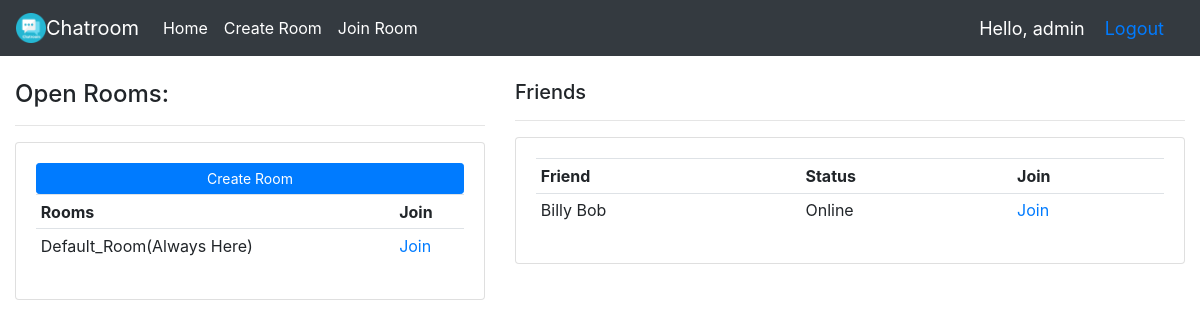
Before: /home/ (signed in) with the older database file.
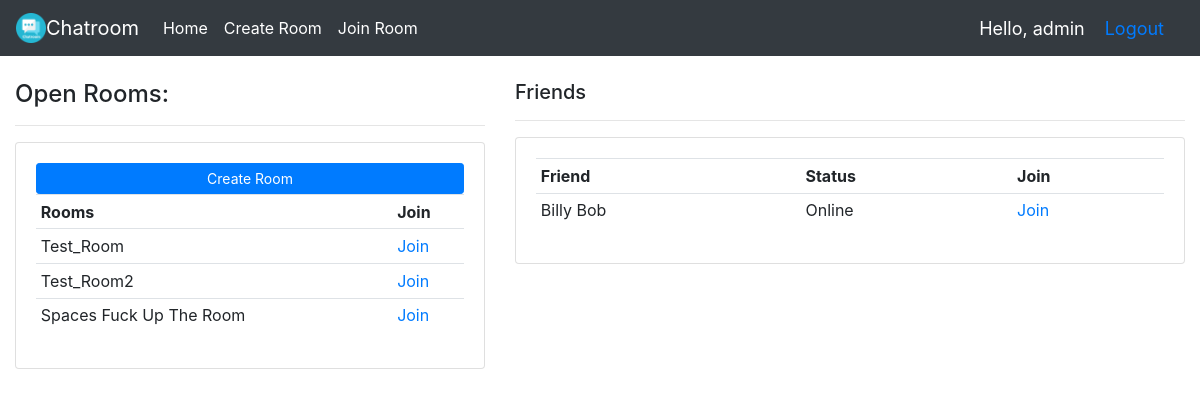
After: the same page with the newer database file.
### chat/models.py (models this page shows, shortened)
class Room(models.Model):
    room_name = models.CharField(max_length = 200)

### chat/views.py (the view)
# urls.py: path('home/', views.home, name='home')
@login_required(login_url='index')
def home(request):
    rooms = Room.objects.all()
    return render(request, 'home.html', {'rooms': rooms})

### chat/templates/home.html (shortened to what this page needs)
{% extends 'dashboard.html' %}
{% block content %}
<br>
<head>
</head>
<div class="row">
	<div class="col-md-5">
		<h4>Open Rooms:</h4>
		<hr>
		<div class="card card-body">
			<a class="btn btn-primary  btn-sm btn-block" href="{% url 'create_room' %}">Create Room</a>
			<table class="table table-sm">
				<tr>
					<th>Rooms</th>
					<th>Join</th>
				</tr>
				{% for i in rooms %}
					<tr>
						<td>{{i.room_name}}</td>
						<td><a href = "{% url 'room' i.room_name %}">Join</a></td>
					</tr>
				{% endfor %}
			</table>
		</div>
	</div>
	<div class="col-md-7">
		<h5>Friends</h5>
		<hr>
		<div class="card card-body">
			<table class="table table-sm">
				<tr>
					<th>Friend</th>
					<th>Status</th>
					<th>Join</th>
				</tr>
					<tr>
						<td>Billy Bob</td>
						<td>Online</td>
						<td><a href="">Join</a></td>
					</tr>
			</table>
		</div>
	</div>
{% endblock %}

### chat/templates/dashboard.html (shortened to what this page needs)
{% load static %}
<!DOCTYPE html>
<html>
    <head>
        <link rel="stylesheet" href="https://stackpath.bootstrapcdn.com/bootstrap/4.5.2/css/bootstrap.min.css"
>
    </head>
    <body>
        {% include 'navbar.html' %}
        {% block content %}
        {% endblock  %}
    </body>
</html>

### chat/templates/navbar.html (shortened to what this page needs)
{% load static %}
<nav class="navbar navbar-expand-lg navbar-dark bg-dark">
    <img src="{% static 'images/chatroom.png' %}" width="30" height="30" class="d-inline-block align-top" alt="">
    <a class="navbar-brand" href="{% url 'home' %}">Chatroom</a>
    <div class="collapse navbar-collapse" id="navbarNavAltMarkup">
      <div class="navbar-nav">
        <a class="nav-item nav-link active" href="{% url 'home' %}">Home</a>
        <a class="nav-item nav-link active" href="{% url 'create_room' %}">Create Room</a>
        <a class="nav-item nav-link active" href="{% url 'join_room' %}">Join Room</a>
      </div>
    </div>
    <span class = "hello-msg">Hello, {{request.user}} </span>
    <span class = "hello-msg"><a href = "{% url 'logout' %}">Logout</a></span>
  </nav>

### chat/templates/navbar.html (style rules this page uses)
.hello-msg { font-size : 18px; color: #fff; margin-right: 20px; }

### chat/templates/home.html (style rules this page uses)
.row { margin : auto; }

Changed rows visible on the page:
removed Room: room_name "Default_Room(Always Here)"
added Room: room_name "Test_Room"
added Room: room_name "Test_Room2"
added Room: room_name "Spaces Fuck Up The Room"
